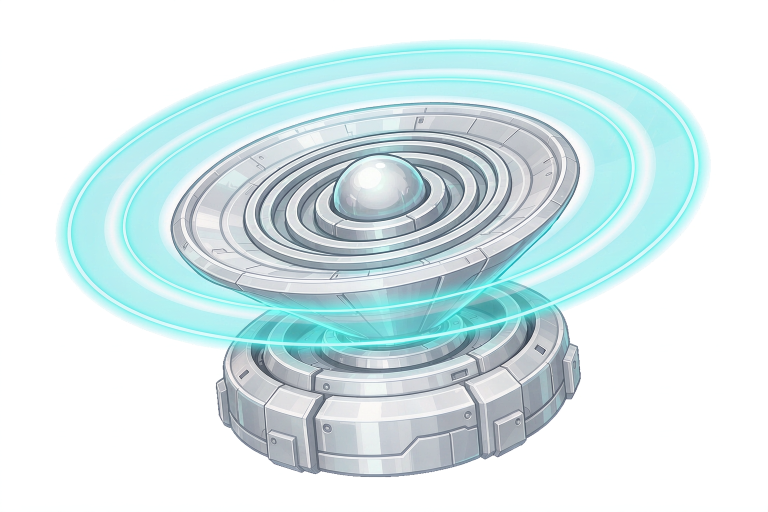
#> input picture web/src/assets/items/_regen/共振声呐炮_游戏道具卡立绘__保留原图的_3_4_视角_银白_2026-10-12T08-18-04.png, 1536 x 1024 px (shown at 1/2 size); its folder holds only this picture in this run
$ python process_item_art.py
#> lines starting #> are read from the running program, lines starting #| are printed output that depends on the picture; after the words box and inside, x2 and y2 are one past the last pixel; in counts of white or black regions, pixels touching at a corner belong together
#!/usr/bin/env python
# -*- coding: utf-8 -*-
"""
道具卡立绘（武器 / 遗物…）的后处理：抠掉生成图的底色 → 裁到内容 → 补到 2:1 画布。

为什么立绘框是 **2:1**：商店卡的立绘框实测约 200×100（`aw = c.w - 36`、
`ah = artH`），是横向长条。所以道具立绘统一成 1200×600（2:1），
游戏里按 contain 缩放放进框内，任何卡高下都不会变形。

抠底策略（与潜航器那批**不同**，注意区分）：
  · 潜航器那批返回的是**假透明棋盘格**（两种灰度交替），要靠"局部窗口两种色都出现"判据；
  · 这批返回的是**均匀近白底**（实测四角 248~251、饱和 ≤5），
    而武器本身也有大片银白 —— 不能只按亮度判背景。
    这里靠 **从四边泛洪 + 紧容差**：武器有一圈深色描边，泛洪会停在描边上，
    不会漏进机身内部的白。
"""
import glob
import os
from collections import deque

import numpy as np
from PIL import Image, ImageFilter

CANVAS_W, CANVAS_H = 1200, 600      # 2:1，与商店卡立绘框同比例
FILL = 0.86                          # 内容占画布长边的比例（两侧各留 7%）
BG_LUM_DROP = 32                     # 背景亮度门槛 = 四角参考亮度 − 本值
BG_SAT_MARGIN = 13                   # 背景饱和度门槛 = 四角参考饱和度 + 本值
BG_STEP = 64                         # 与**已接受的邻居**的亮度差上限（见 flood_bg）


BG_STEP = 12                         # 平底分支：与已接受邻居的亮度差上限（见 flood_bg）
CHK_WIN = 20                         # 棋盘格分支：判断"两种格色都出现"的窗口半径
CHK_RATIO = 0.15                     # 该窗口内每种格色出现的最小占比


# [10 lines left out: function box_mean, not called in this run]


def flood_mask(mask: np.ndarray) -> np.ndarray:
    """从四边泛洪，返回与边框连通的区域（给定 mask，无额外判据）。"""
    h, w = mask.shape
    vis = np.zeros((h, w), np.uint8)
    dq = deque()
    for x in range(w):
        for y in (0, h - 1):
            if mask[y, x] and not vis[y, x]:
                vis[y, x] = 1; dq.append((x, y))
    for y in range(h):
        for x in (0, w - 1):
            if mask[y, x] and not vis[y, x]:
                vis[y, x] = 1; dq.append((x, y))
    while dq:
        x, y = dq.popleft()
        for nx, ny in ((x + 1, y), (x - 1, y), (x, y + 1), (x, y - 1)):
            if 0 <= nx < w and 0 <= ny < h and mask[ny, nx] and not vis[ny, nx]:
                vis[ny, nx] = 1; dq.append((nx, ny))
    return vis.astype(bool)


def checker_pair_global(lum: np.ndarray, sat: np.ndarray):
    """在**全图**里找棋盘格的两个格色；找不到返回 None。

    ⚠️ 不能只看四角（V6.21 批 2 踩过）：有几张图是**四角平白、中间一块棋盘格**，
    只看四角会判成"平底"而漏掉中间的棋盘 → 成品里留一块浅色矩形。
    判据改成：在"亮且低饱和"的像素里找**两个质量都够大的亮度峰**（各占 >5%、相差 >12）。
    平底图只有一个峰（≈249）→ 返回 None，自动不启用棋盘分支。
    """
    m = (lum > 150) & (sat < 20)
    vals = np.round(lum[m]).astype(int)
    if vals.size < 1000:
        return None
    u, c = np.unique(vals, return_counts=True)
    order = np.argsort(-c)
    v1 = float(u[order[0]])
    for idx in order[1:]:
        v = float(u[idx])
        if abs(v - v1) > 12 and c[idx] > 0.05 * vals.size:
            return v1, v
    return None


def border_spread(lum: np.ndarray) -> float:
    """最外 8px 一圈的亮度跨度（1%~99% 分位）。

    这是**自适应容差的依据**：平底图的边框几乎同值（跨度 ≈ 3），
    带渐晕的图边框本身就跨了 30+（四角最暗）。用同一套固定容差必然在某一类上翻车。
    """
    r = 8
    ring = np.concatenate([lum[:r].ravel(), lum[-r:].ravel(),
                           lum[:, :r].ravel(), lum[:, -r:].ravel()])
    return float(np.percentile(ring, 99) - np.percentile(ring, 1))


def corner_stats(rgb: np.ndarray) -> tuple:
    """四角 64×64 的均值 / 均值亮度 / 均值饱和度 / **标准差**。

    标准差是**背景类型的判据**（V6.21）：
      · 平底（纯白或带渐晕的灰）→ 四角像素几乎同值，std ≈ 1.3~1.7；
      · **棋盘格**（生成器把"透明"画成棋盘）→ 两种格色交替，std ≈ 10。
    两种背景必须走不同的抠法，用同一套阈值一定会在某一类上图毁掉。
    """
    k = 64
    rgb_p = np.concatenate([
        rgb[:k, :k].reshape(-1, 3), rgb[:k, -k:].reshape(-1, 3),
        rgb[-k:, :k].reshape(-1, 3), rgb[-k:, -k:].reshape(-1, 3)])
    ref = rgb_p.mean(axis=0)
    return ref, float(ref.mean()), float(ref.max() - ref.min()), float(rgb_p.mean(axis=1).std())


# [11 lines left out: function checker_pair, not called in this run]


def corner_ref(rgb: np.ndarray) -> np.ndarray:
    """四角 64×64 的均值色 = 该图的背景参考色。"""
    return corner_stats(rgb)[0]


# [42 lines left out: function flood_bg, not called in this run]


def keep_components(alpha: np.ndarray) -> np.ndarray:
    """丢掉零散噪点（水印、抠底残留），但**保留所有像样的连通域**。

    ⚠️ 不能只保留"最大的那一个"（V6.21 踩过）：电弧那张的**电极臂与紫色闪电**
    和炮身之间是分开的独立连通域，只留最大块会把它们一起丢掉 ——
    成品内容宽度从应有的约 780px 掉到 404px，比原来那版竖直构图还窄。
    判据改成"面积 ≥ 最大块的 3% 且 ≥ 64px"，噪点仍然会被清掉。
    """
    h, w = alpha.shape
    fg = alpha > 40
    vis = np.zeros((h, w), np.uint8)
    comps = []
    for sy in range(0, h, 4):
        for sx in range(0, w, 4):
            if not fg[sy, sx] or vis[sy, sx]:
                continue
            dq = deque([(sx, sy)]); vis[sy, sx] = 1; pts = [(sx, sy)]
            while dq:
                x, y = dq.popleft()
                for nx, ny in ((x + 1, y), (x - 1, y), (x, y + 1), (x, y - 1)):
                    if 0 <= nx < w and 0 <= ny < h and fg[ny, nx] and not vis[ny, nx]:
                        vis[ny, nx] = 1; dq.append((nx, ny)); pts.append((nx, ny))
            comps.append(pts)
    if not comps:
        return alpha
    biggest = max(len(p) for p in comps)
    out = np.zeros((h, w), np.uint8)
    for pts in comps:
        if len(pts) < 64 or len(pts) < biggest * 0.03:
            continue
        xs, ys = zip(*pts)
        xi, yi = np.array(xs), np.array(ys)
        out[yi, xi] = alpha[yi, xi]
    return out


def process(src: str, dst: str) -> dict:
    im = Image.open(src).convert('RGB')
    a = np.asarray(im).astype(np.int16)
    rgb = a.astype(float)
    lum = rgb.mean(axis=2)
    sat = rgb.max(axis=2) - rgb.min(axis=2)

    ref, ref_lum, ref_sat, ref_std = corner_stats(rgb)
    lum_floor = ref_lum - BG_LUM_DROP
    sat_cap = ref_sat + BG_SAT_MARGIN

    # 先做棋盘格检测：它的结果会决定下面平底分支用多紧的容差
    pair = checker_pair_global(lum, sat)

    # ---- 分支 1：平底（纯白 / 带渐晕的浅灰）----
    # ⚠️ 容差必须**自适应**，不能写死（批 2 的 arc_ov 就是被写死的宽门槛啃碎的：
    # 那张是"纯白武器压在纯白底上"，机身没有强描边，门槛一松泛洪就直接漏进机身，
    # 把电极臂和炮身冲散成几块）。
    #   · **有棋盘格** → 紧容差 9。棋盘格那一路会覆盖其余背景，这里只要别误伤白机身
    #     （基础电弧就是这么被反向带坏的：底是棋盘格、机身是白的，宽松门槛一开就漏）。
    #   · **无棋盘格** → 容差 = 边框自己的亮度跨度 + 6：平底跨度≈3 → 9；
    #     带渐晕跨度≈35 → 41（容得下渐晕）。
    spread = border_spread(lum)
    tol = 9.0 if pair else max(9.0, spread + 6)
    ok = (np.abs(lum - ref_lum) <= tol) & (sat < sat_cap) & (lum > ref_lum - 70)
    bg = flood_mask(ok)

    # ---- 分支 2：棋盘格（生成器把"透明"画成棋盘）----
    # 必须**另起一次判定并取并集**：有几张是"四角平白 + 中间一块棋盘格"，
    # 二选一必然漏掉一边（实测 gun_sg / torp_hv / arc_ov 都留了一块棋盘矩形）。
    # 结构判据：**任一局部窗口里两种格色都出现**（交替）→ 背景；机身白是一整片单色 → 不是。
    if pair:
        v1, v2 = pair
        e1 = np.abs(lum - v1) <= 5
        e2 = np.abs(lum - v2) <= 5
        near = e1 | e2
        b1 = box_mean(e1.astype(float), CHK_WIN)
        b2 = box_mean(e2.astype(float), CHK_WIN)
        striped = (b1 > CHK_RATIO) & (b2 > CHK_RATIO)
        chk = striped & near & (sat < ref_sat + 26) & (lum > ref_lum - 60)
        bg = bg | chk
    alpha = np.where(bg, 0, 255).astype(np.uint8)
    # 吃 1px 去白边（浅底尤其明显）+ 轻微羽化
    alpha = np.asarray(Image.fromarray(alpha)
                       .filter(ImageFilter.MinFilter(3))
                       .filter(ImageFilter.GaussianBlur(0.5)))
    alpha = keep_components(alpha)

    # 全透明像素的 RGB 填成主体均值色，避免缩放时把透明区的黑混进边缘
    out = np.dstack([a.astype(np.uint8), alpha])
    img = Image.fromarray(out, 'RGBA')
    op = np.asarray(img)[:, :, 3] > 40
    arr = np.asarray(img).astype(np.float32).copy()
    if op.sum():
        arr[~op, :3] = arr[op, :3].mean(axis=0)
    img = Image.fromarray(arr.astype(np.uint8), 'RGBA')
    bb = img.getbbox()
    if bb:
        img = img.crop(bb)
    cw, ch = img.size
    k = min(CANVAS_W * FILL / cw, CANVAS_H * FILL / ch)
    img = img.resize((max(1, round(cw * k)), max(1, round(ch * k))), Image.LANCZOS)
    canvas = Image.new('RGBA', (CANVAS_W, CANVAS_H), (0, 0, 0, 0))
    canvas.paste(img, ((CANVAS_W - img.width) // 2, (CANVAS_H - img.height) // 2))
    canvas.save(dst)

    b = np.asarray(canvas).astype(float)
    m = b[:, :, 3] > 10
    l2 = b[:, :, :3][m].mean(axis=1)
    return {'size': canvas.size, 'cover': 100 * m.mean(),
            'mean': l2.mean(), 'hi': 100 * (l2 > 150).mean(),
            'content': (img.width, img.height)}


if __name__ == '__main__':
    root = os.path.dirname(os.path.dirname(os.path.abspath(__file__)))
    regen = os.path.join(root, 'web', 'src', 'assets', 'items', '_regen')
    dest = os.path.join(root, 'web', 'src', 'assets', 'items')
    files = sorted(glob.glob(os.path.join(regen, '*.png')))
    if not files:
        raise SystemExit('_regen 下没有生成图')
    for f in files:
        base = os.path.basename(f)
        # 用文件名里的关键词判断是哪个道具。
        # ⚠️ 生成的文件名是**提示词前 16 个汉字的截断**，所以：
        #   ① 提示词必须**以道具名开头**，否则 7 张的前 16 字完全一样、无法区分；
        #   ② 关键词要用靠前的片段，不能写完整词（"机关枪"会被截掉）。
        name = None
        for kw, nid in (
                        # 批 5b：V6.77d 四件机制遗物（独立物件，无炮座底座）
                        ('导体缠绕', 'conductor_coil'), ('破血锚', 'bleeding_anchor'),
                        ('共鸣腔', 'resonance_chamber'), ('过载核心', 'overload_core'),
                        # 批 5a：V6.47 三把机制武器 + 六条进化（V6.77d 实际出图）
                        #   ⚠️ 必须排在批 4 之前：新词"雷"字族与旧词「定点雷」同尾，
                        #      且"生物光诱饵"含"光"、与「光墙」同首 —— 靠前 3 字区分，故全部前置。
                        ('气泡雷', 'mine'), ('连锁雷', 'mine_ch'), ('氧气雷', 'mine_o2'),
                        ('网发射', 'net'), ('电网', 'net_el'), ('驯化网', 'net_cv'),
                        ('生物光', 'lure'), ('爆炸诱', 'lure_bo'), ('光墙', 'lure_wl'),
                        # 批 4：V6.30 新增进化（image-to-image 由基础武器改造）
                        # ⚠️ 必须排在最前："聚焦回声炮" 里含 "回声炮" 三个连续字，
                        #    排在基础武器之后就永远匹配不到。
                        ('三重鱼', 'harp_tr'), ('回旋鱼', 'harp_cb'),
                        ('多重回', 'echo_mu'), ('聚焦回', 'echo_fo'),
                        ('持久酸', 'acid_fd'), ('酸雨', 'acid_ra'),
                        # 批 3：遗物（独立物件，键 = RelicId）
                        ('回声心脏', 'echo_heart'), ('骨殖转化', 'osteoblast'),
                        ('潮汐罗盘', 'tidal_compass'), ('共振核心', 'resonance_core'),
                        ('贪食腺体', 'gluttony'), ('深潜印记', 'abyss_mark'),
                        # ⚠️ 这条提示词里"鳍"被打成了"鰍"，文件名同错 —— 用"洋流"匹配
                        ('洋流', 'current_fin'), ('静默装甲', 'silent_plating'),
                        # 批 1：基础武器
                        ('六管脉', 'gun'), ('声呐共', 'sonar'), ('双联追', 'torpedo'),
                        ('链式电', 'arc'), ('穿透鱼', 'harpoon'),
                        ('回声炮', 'echo'), ('酸液喷', 'acid'),
                        # 批 2：进化形态（image-to-image 由基础武器改造而来，见 ITEM_ART）
                        ('加特林', 'gun_gl'), ('霰弹散', 'gun_sg'),
                        ('集束鱼', 'torp_cl'), ('重型鱼', 'torp_hv'),
                        ('过载电', 'arc_ov'), ('定点雷', 'arc_st'),
                        ('共振声', 'sonar_rs'), ('定向聚', 'sonar_fc')):
            if kw in base:
                name = nid
                break
        if not name:
            print('跳过无法识别的文件:', base)
            continue
        dst = os.path.join(dest, 'item_%s.png' % name)
        r = process(f, dst)
#> in process, im is the input picture: PIL image 1536x1024 RGB; mean R, G, B 216.9, 234.1, 236.1
#> in process, `sat = rgb.max(axis=2) - rgb.min(axis=2)`:
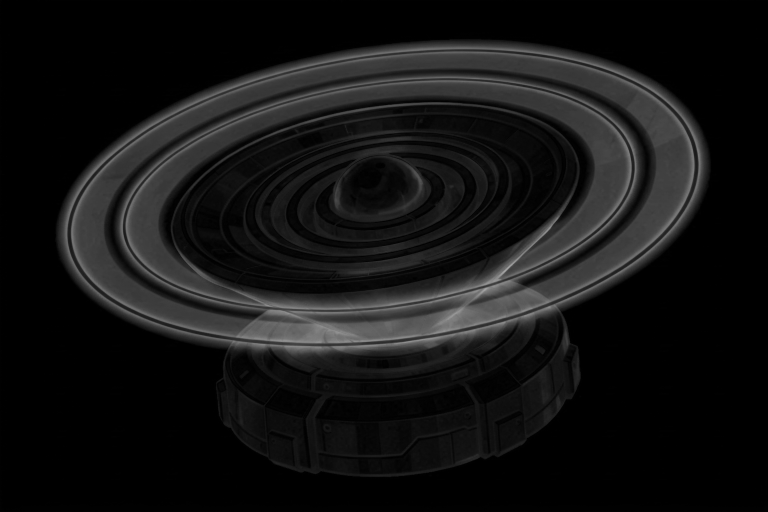
#> sat: shape (1024, 1536) float64 (shown at 1/2 size); min 0, max 170, mean 19.5
#> in corner_stats, `ref = rgb_p.mean(axis=0)`: ref = [254.9, 255, 255]
#> in process, `ref, ref_lum, ref_sat, ref_std = corner_stats(rgb)`: ref_lum = 255; ref_sat = 0.108; ref_std = 0.196
#> in process, `lum_floor = ref_lum - BG_LUM_DROP`: lum_floor = 223
#> in process, `sat_cap = ref_sat + BG_SAT_MARGIN`: sat_cap = 13.11
#> in checker_pair_global, `m = (lum > 150) & (sat < 20)`:
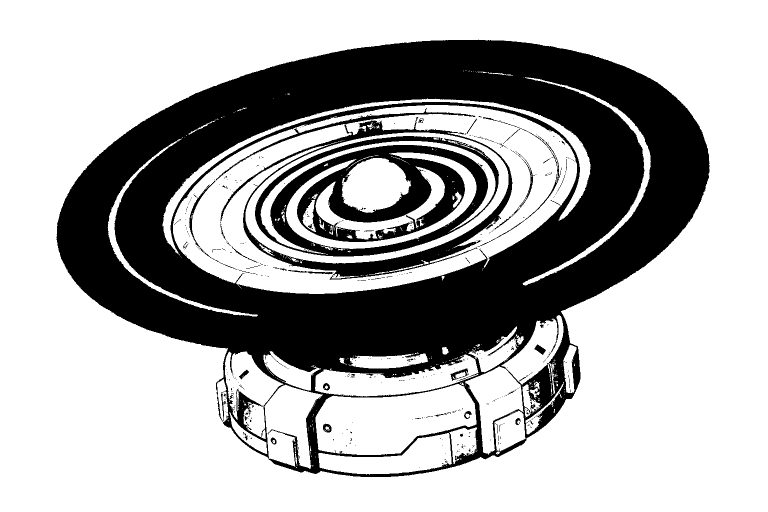
#> m: shape (1024, 1536) bool (shown at 1/2 size); 68.3% white; 496 black regions (455 under 20 px), largest, box (x1, y1, x2, y2) and area: (113, 79, 1419, 954) 425747, (510, 272, 998, 513) 47378, (441, 234, 1025, 560) 17567
#> in checker_pair_global, `u, c = np.unique(vals, return_counts=True)`: u = 106 values from 150 to 255; c = 106 values, max 762946 at index 105, min 189 at index 0, mean 10129.9
#> in checker_pair_global, `order = np.argsort(-c)`: order = 106 values, max 105 at index 0, min 0 at index 105, mean 52.5
#> in checker_pair_global, `v1 = float(u[order[0]])`: v1 = 255
#> the loop in checker_pair_global, `for idx in order[1:]:` made 105 passes
#> (idx, v) on passes 1 to 8: (104, 254), (94, 244), (95, 245), (96, 246), (93, 243), (92, 242), (97, 247), (72, 222)
#> in process, `spread = border_spread(lum)`: spread = 1.33
#> in process, `tol = 9.0 if pair else max(9.0, spread + 6)`: tol = 9
#> after the loop in flood_mask, `for y in range(h):`:
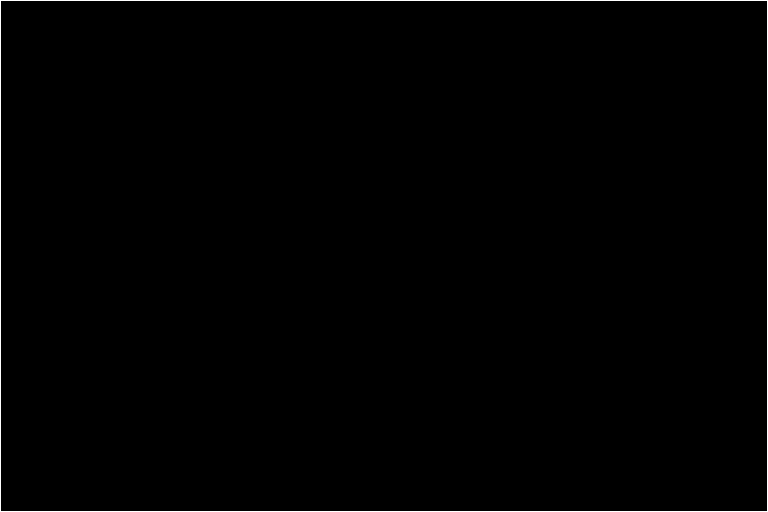
#> vis: shape (1024, 1536) (shown at 1/2 size); values 0 (black) and 1 (white), 0.33% white in thin lines or dots
#> after the loop in flood_mask, `while dq:`:
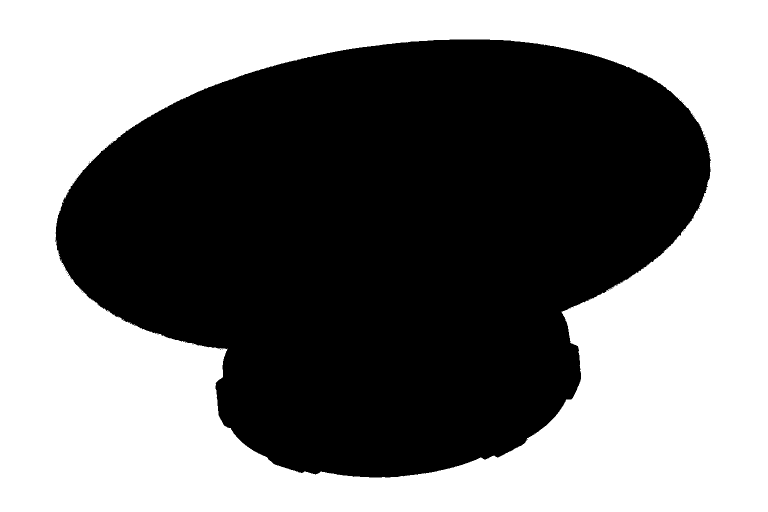
#> vis: shape (1024, 1536) (shown at 1/2 size); values 0 (black) and 1 (white), 49.2% white; 1 white region, box (x1, y1, x2, y2) and area: (0, 0, 1536, 1024) 773429
#> in process, `alpha = np.asarray(Image.fromarray(alpha) .filter(ImageFilter.MinFilte..`:
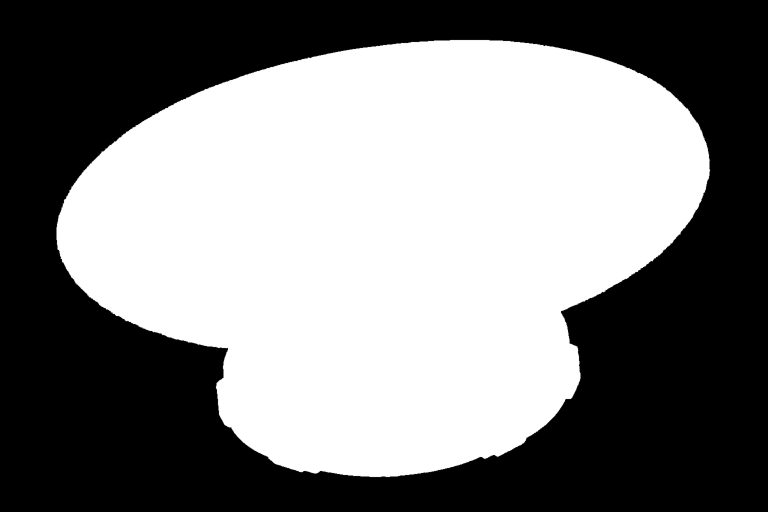
#> alpha: shape (1024, 1536) (shown at 1/2 size); min 0, max 255, mean 128.8
#> in process, `bb = img.getbbox()`: bb = (113, 80, 1420, 954)
#> in process, `canvas.paste(img, ((CANVAS_W - img.width) // 2, (CANVAS_H - img.height..`:
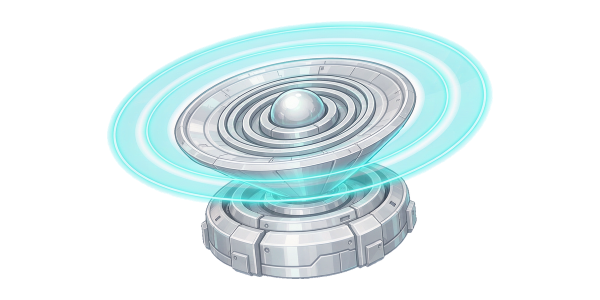
#> canvas: PIL image 1200x600 RGBA (shown at 1/2 size); mean R, G, B, A 70.1, 83.2, 84.8, 98.1; transparent parts drawn white
#> in process, `m = b[:, :, 3] > 10`:
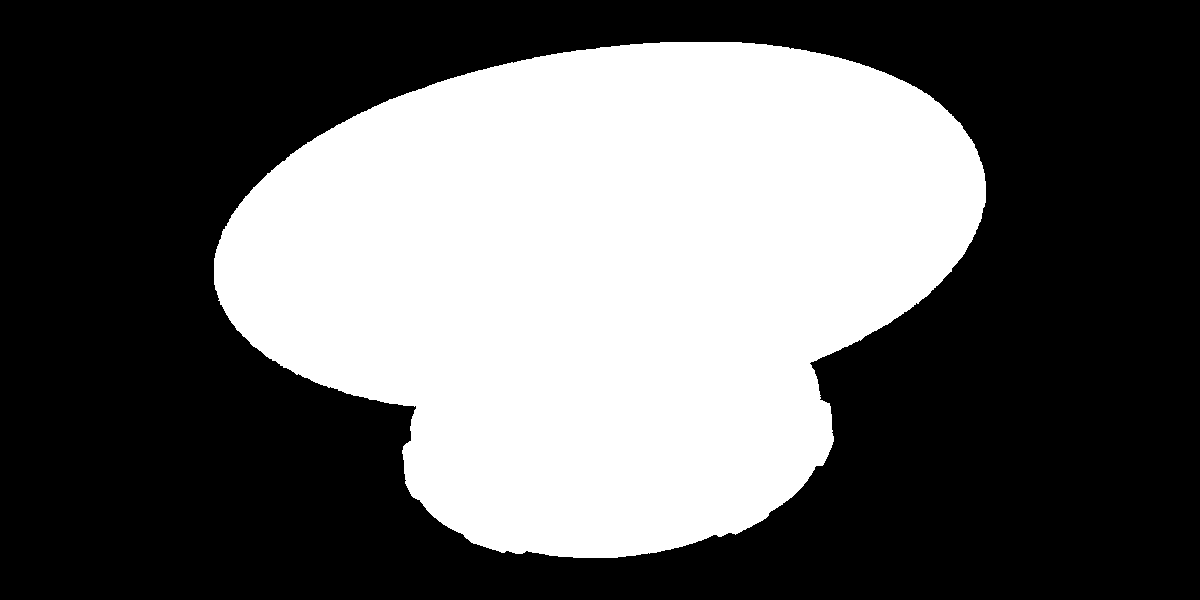
#> m: shape (600, 1200) bool; 38.6% white; 1 white region, box (x1, y1, x2, y2) and area: (214, 42, 986, 558) 278211
#> r = {'size': (1200, 600), 'cover': 38.64, 'mean': 203.9, 'hi': 91, 'content': (772, 516)}
        print('[%-8s] 内容 %dx%d -> 画布 %dx%d  覆盖 %.1f%%  平均亮度 %.0f  亮部>150 %.1f%%'
              % (name, r['content'][0], r['content'][1], r['size'][0], r['size'][1],
                 r['cover'], r['mean'], r['hi']))
#| [sonar_rs] 内容 772x516 -> 画布 1200x600  覆盖 38.6%  平均亮度 204  亮部>150 91.0%
